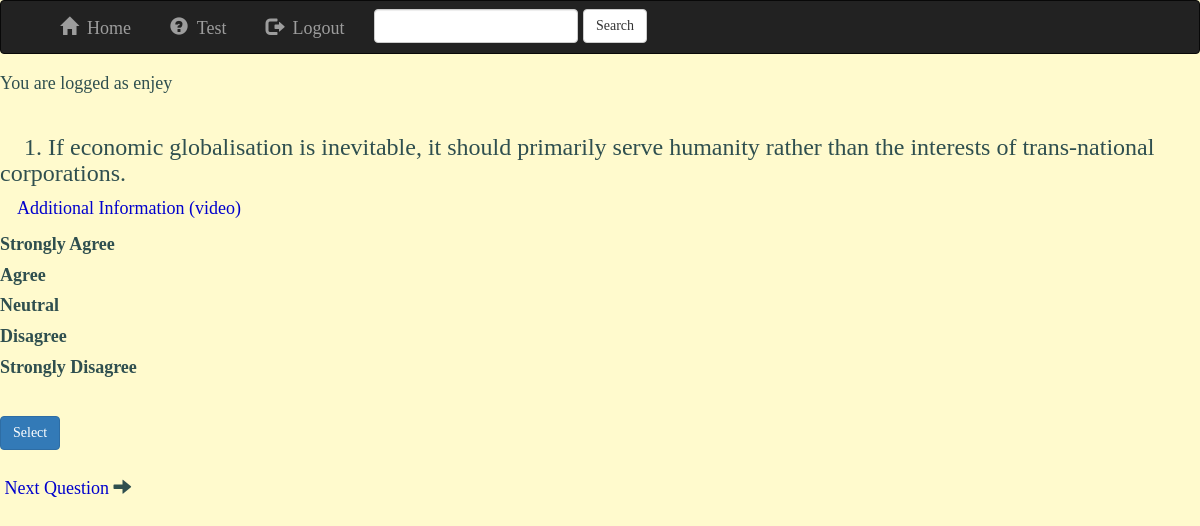
The page /ptest/1/ (signed in) on the database its author committed.
### ptest/models.py (models this page shows, shortened)
class Question(models.Model):
    question = models.TextField()
    description = models.CharField(max_length=500, blank=True)
    def can_vote(self, user):
        return not self.vote_set.filter(user=user).exists()

class Choice(models.Model):
    question = models.ForeignKey(Question)
    choice = models.CharField(max_length=500)
    class Meta:
        ordering = ['id']

### ptest/views.py (the view)
# urls.py: url(r'^(?P<pk>\d+)/$', QuestionDetailView.as_view(), name='detail'),
class QuestionDetailView(DetailView):
    model = Question
    def get_context_data(self, **kwargs):
        context = super(QuestionDetailView, self).get_context_data(**kwargs)
        context['question'].votable = self.object.can_vote(self.request.user)
        return context

### ptest/Templates/ptest/question_detail.html (shortened to what this page needs)
{% extends 'person/base.html' %}
{% block body %}
{% load i18n %}
<h3>&nbsp;&nbsp;&nbsp; {{ question.id }}. {{question.question}}</h3>
 {% if question.description %}
     <a href="{{question.description}}" target="_blank" >&nbsp;&nbsp;&nbsp; Additional Information (video)</a>
    {% endif %}
    <br>
<form action="{% url 'ptest:vote' question.id %}" method="post">
    {% for choice in question.choice_set.all %}
    <label class="radio"><input type="radio" name="choice_pk" value="{{choice.id}}"> {{choice.choice}}</label>
    {% endfor %}
    <br>
   <input type="submit" class="btn btn-primary" value="{% trans "Select" %}">
    <br><br>
        {% if question.id == 1 %}
    <a href="{% url 'ptest:detail' question.id|add:1 %}">&nbsp;Next Question&nbsp;</a><span class="glyphicon glyphicon-arrow-right" aria-hidden="true"></span>
            {% endif %}
</form>
{% endblock %}

### person/templates/person/base.html (shortened to what this page needs)
<!DOCTYPE html>
{% load staticfiles %}
<html lang="en">
<head>
    {% load staticfiles %}
    <link rel="stylesheet" href="https://maxcdn.bootstrapcdn.com/bootstrap/3.1.0/css/bootstrap.min.css">
    <link rel="stylesheet" type="text/css" href="{% static '../static/css/style.css' %}"/>
</head>
<body>
<nav class="navbar navbar-inverse">
    <div class="container">
        <div class="collapse navbar-collapse" id="topNavBar">
            <ul class="nav navbar-nav">
                <li class="{% block home %}{% endblock %}"><a href="{% url 'person:home' %}"><span class="glyphicon glyphicon-home" aria-hidden="true"></span>&nbsp; Home&nbsp;&nbsp;</a>
                </li>
            <li class="{% block test %}{% endblock %}"><a href="{% url 'ptest:list' %}"><span class="glyphicon glyphicon-question-sign" aria-hidden="true"></span>&nbsp; Test&nbsp;&nbsp;</a>
             {% if user.is_authenticated %}
                <li><a href="{% url 'person:logout' %}"><span class="glyphicon glyphicon-log-out" aria-hidden="true"></span>&nbsp; Logout</a></li>
             {% else %}
                <li><a href="{% url 'person:register' %}"><span class="glyphicon glyphicon-registration-mark" aria-hidden="true"></span>&nbsp; Register</a></li>
                <li><a href="{% url 'person:login' %}"><span class="glyphicon glyphicon-log-in" aria-hidden="true"></span>&nbsp; Login</a></li>
             {% endif %}
            </ul>
         <form class="navbar-form navbar-left" role="search" method="get" action="{% url 'person:home' %}">
                <div class="form-group">
                    <input type="text" class="form-control" name="q" value="{{ request.GET.q }}">
                </div>
                <button type="submit" class="btn btn-default">Search</button>
            </form>
        </div>
    </div>
</nav>
<h4>
{% if user.is_authenticated %} You are logged as {{ user.username }}{% else %}You are not logged in{% endif %}<br><br>
</h4>
{% block body %}
{% endblock %}
</body>
</html>

### static/css/style.css (style rules this page uses)
* { padding:0; margin:0; }
body { font-family: 'Rokkitt', serif; font-size:18px; background:lemonchiffon; color:darkslategrey; }
a { text-decoration:fuchsia; font-family: 'Rokkitt', cursive; color:mediumblue; }

### rows shown on the page
Question: id "1", question "If economic globalisation is inevitable, it should primarily serve humanity rather than the interests of trans-national corporations."
Choice: choice "Strongly Agree"
Choice: choice "Agree"
Choice: choice "Neutral"
Choice: choice "Disagree"
Choice: choice "Strongly Disagree"

### other values the page prints
{{ user.username }} "enjey"
